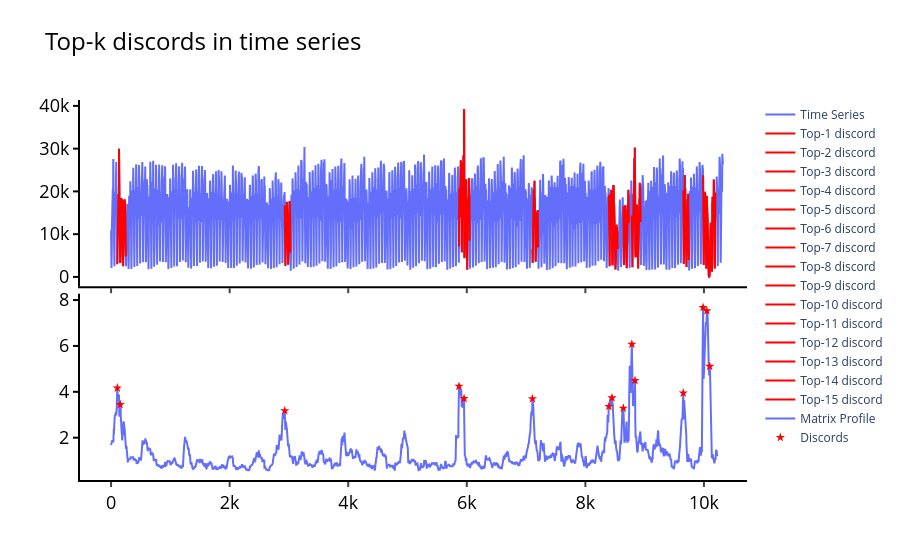

Here is the notebook cell this chart was saved with:
### Markdown cell above
Выполните визуализацию найденных top-$k$ диссонансов.

### Code cell
plot_discords(mp, discords)
